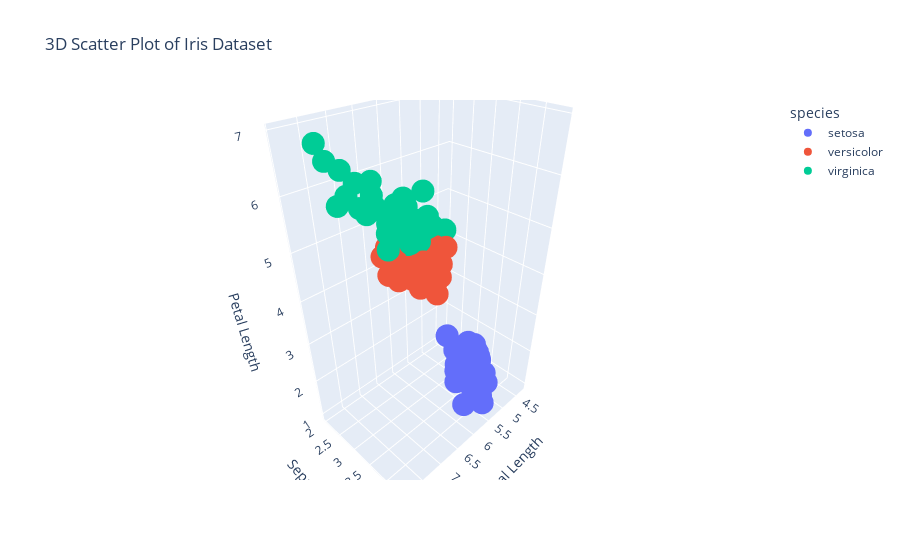

Notebook code for this chart:
### Markdown cell above
### 3D Scatterplot

### Code cell
import plotly.express as px 

# Data to be plotted
df = px.data.iris() 

# Plotting the figure
fig = px.scatter_3d(df, 
                    x="sepal_length", 
                    y="sepal_width", 
                    z="petal_length", 
                    color="species", 
                    title="3D Scatter Plot of Iris Dataset",
                    labels={"sepal_length": "Sepal Length", 
                            "sepal_width": "Sepal Width", 
                            "petal_length": "Petal Length"})


fig.show()

### Figure 1 — Plotly figure (JSON) as saved in the notebook; plotly's stock layout.template omitted (floating-point values rounded to 4 significant figures)
{"data": [{"hovertemplate": "species=setosa<br>Sepal Length=%{x}<br>Sepal Width=%{y}<br>Petal Length=%{z}<extra></extra>", "legendgroup": "setosa", "marker": {"color": "#636efa", "symbol": "circle"}, "mode": "markers", "name": "setosa", "scene": "scene", "showlegend": true, "type": "scatter3d", "x": [5.1, 4.9, 4.7, 4.6, 5, 5.4, 4.6, 5, 4.4, 4.9, 5.4, 4.8, 4.8, 4.3, 5.8, 5.7, 5.4, 5.1, 5.7, 5.1, 5.4, 5.1, 4.6, 5.1, 4.8, 5, 5, 5.2, 5.2, 4.7, 4.8, 5.4, 5.2, 5.5, 4.9, 5, 5.5, 4.9, 4.4, 5.1, 5, 4.5, 4.4, 5, 5.1, 4.8, 5.1, 4.6, 5.3, 5], "y": [3.5, 3, 3.2, 3.1, 3.6, 3.9, 3.4, 3.4, 2.9, 3.1, 3.7, 3.4, 3, 3, 4, 4.4, 3.9, 3.5, 3.8, 3.8, 3.4, 3.7, 3.6, 3.3, 3.4, 3, 3.4, 3.5, 3.4, 3.2, 3.1, 3.4, 4.1, 4.2, 3.1, 3.2, 3.5, 3.1, 3, 3.4, 3.5, 2.3, 3.2, 3.5, 3.8, 3, 3.8, 3.2, 3.7, 3.3], "z": [1.4, 1.4, 1.3, 1.5, 1.4, 1.7, 1.4, 1.5, 1.4, 1.5, 1.5, 1.6, 1.4, 1.1, 1.2, 1.5, 1.3, 1.4, 1.7, 1.5, 1.7, 1.5, 1, 1.7, 1.9, 1.6, 1.6, 1.5, 1.4, 1.6, 1.6, 1.5, 1.5, 1.4, 1.5, 1.2, 1.3, 1.5, 1.3, 1.5, 1.3, 1.3, 1.3, 1.6, 1.9, 1.4, 1.6, 1.4, 1.5, 1.4]}, {"hovertemplate": "species=versicolor<br>Sepal Length=%{x}<br>Sepal Width=%{y}<br>Petal Length=%{z}<extra></extra>", "legendgroup": "versicolor", "marker": {"color": "#EF553B", "symbol": "circle"}, "mode": "markers", "name": "versicolor", "scene": "scene", "showlegend": true, "type": "scatter3d", "x": [7, 6.4, 6.9, 5.5, 6.5, 5.7, 6.3, 4.9, 6.6, 5.2, 5, 5.9, 6, 6.1, 5.6, 6.7, 5.6, 5.8, 6.2, 5.6, 5.9, 6.1, 6.3, 6.1, 6.4, 6.6, 6.8, 6.7, 6, 5.7, 5.5, 5.5, 5.8, 6, 5.4, 6, 6.7, 6.3, 5.6, 5.5, 5.5, 6.1, 5.8, 5, 5.6, 5.7, 5.7, 6.2, 5.1, 5.7], "y": [3.2, 3.2, 3.1, 2.3, 2.8, 2.8, 3.3, 2.4, 2.9, 2.7, 2, 3, 2.2, 2.9, 2.9, 3.1, 3, 2.7, 2.2, 2.5, 3.2, 2.8, 2.5, 2.8, 2.9, 3, 2.8, 3, 2.9, 2.6, 2.4, 2.4, 2.7, 2.7, 3, 3.4, 3.1, 2.3, 3, 2.5, 2.6, 3, 2.6, 2.3, 2.7, 3, 2.9, 2.9, 2.5, 2.8], "z": [4.7, 4.5, 4.9, 4, 4.6, 4.5, 4.7, 3.3, 4.6, 3.9, 3.5, 4.2, 4, 4.7, 3.6, 4.4, 4.5, 4.1, 4.5, 3.9, 4.8, 4, 4.9, 4.7, 4.3, 4.4, 4.8, 5, 4.5, 3.5, 3.8, 3.7, 3.9, 5.1, 4.5, 4.5, 4.7, 4.4, 4.1, 4, 4.4, 4.6, 4, 3.3, 4.2, 4.2, 4.2, 4.3, 3, 4.1]}, {"hovertemplate": "species=virginica<br>Sepal Length=%{x}<br>Sepal Width=%{y}<br>Petal Length=%{z}<extra></extra>", "legendgroup": "virginica", "marker": {"color": "#00cc96", "symbol": "circle"}, "mode": "markers", "name": "virginica", "scene": "scene", "showlegend": true, "type": "scatter3d", "x": [6.3, 5.8, 7.1, 6.3, 6.5, 7.6, 4.9, 7.3, 6.7, 7.2, 6.5, 6.4, 6.8, 5.7, 5.8, 6.4, 6.5, 7.7, 7.7, 6, 6.9, 5.6, 7.7, 6.3, 6.7, 7.2, 6.2, 6.1, 6.4, 7.2, 7.4, 7.9, 6.4, 6.3, 6.1, 7.7, 6.3, 6.4, 6, 6.9, 6.7, 6.9, 5.8, 6.8, 6.7, 6.7, 6.3, 6.5, 6.2, 5.9], "y": [3.3, 2.7, 3, 2.9, 3, 3, 2.5, 2.9, 2.5, 3.6, 3.2, 2.7, 3, 2.5, 2.8, 3.2, 3, 3.8, 2.6, 2.2, 3.2, 2.8, 2.8, 2.7, 3.3, 3.2, 2.8, 3, 2.8, 3, 2.8, 3.8, 2.8, 2.8, 2.6, 3, 3.4, 3.1, 3, 3.1, 3.1, 3.1, 2.7, 3.2, 3.3, 3, 2.5, 3, 3.4, 3], "z": [6, 5.1, 5.9, 5.6, 5.8, 6.6, 4.5, 6.3, 5.8, 6.1, 5.1, 5.3, 5.5, 5, 5.1, 5.3, 5.5, 6.7, 6.9, 5, 5.7, 4.9, 6.7, 4.9, 5.7, 6, 4.8, 4.9, 5.6, 5.8, 6.1, 6.4, 5.6, 5.1, 5.6, 6.1, 5.6, 5.5, 4.8, 5.4, 5.6, 5.1, 5.1, 5.9, 5.7, 5.2, 5, 5.2, 5.4, 5.1]}], "layout": {"legend": {"title": {"text": "species"}, "tracegroupgap": 0}, "scene": {"domain": {"x": [0, 1], "y": [0, 1]}, "xaxis": {"title": {"text": "Sepal Length"}}, "yaxis": {"title": {"text": "Sepal Width"}}, "zaxis": {"title": {"text": "Petal Length"}}}, "title": {"text": "3D Scatter Plot of Iris Dataset"}}}
